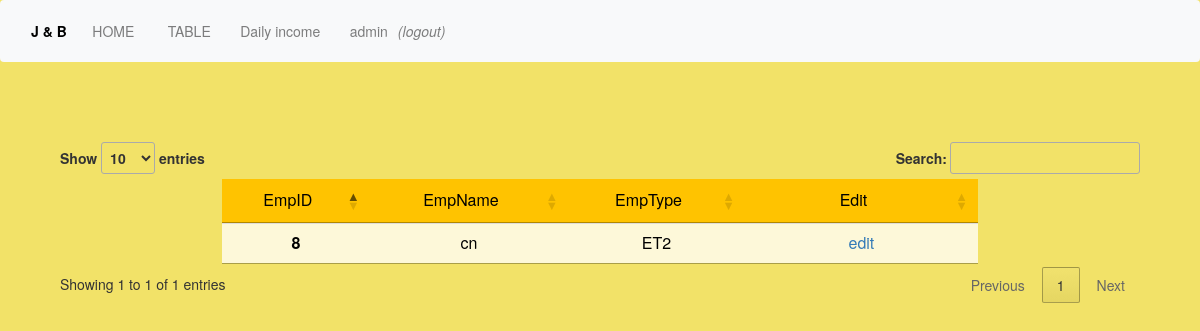
Screenshot of /edit-type.php (signed in) with the database file from the repository.
### tables this page shows
CREATE TABLE `employee` (
  `EmpID` int(3) NOT NULL,
  `TypeID` varchar(3) NOT NULL,
  `EmpName` varchar(50) DEFAULT NULL,
  `EmpAddress` varchar(50) DEFAULT NULL,
  `EmpTel` varchar(10) DEFAULT NULL,
  `username` varchar(20) DEFAULT NULL,
  `password` varchar(130) DEFAULT NULL
);

### edit-type.php (the view, shortened to what this page needs)
<?php
include 'connect.php';
?>
<html>
<head>
<link rel="stylesheet" href="https://maxcdn.bootstrapcdn.com/bootstrap/4.0.0-beta/css/bootstrap.min.css">
<link rel="stylesheet" href="https://maxcdn.bootstrapcdn.com/bootstrap/3.3.7/css/bootstrap.min.css">
<link rel="stylesheet" type="text/css" href="http://cdn.datatables.net/1.10.12/css/jquery.dataTables.css">
</head>
<body id="dt_example" style="background:#f2e268">
<nav class="navbar navbar-expand-lg navbar-light bg-light  fixed-top">
  <div class="collapse navbar-collapse" id="navbarSupportedContent">
    <ul class="navbar-nav mr-auto">
    <li class="nav-item ">
        <a class="nav-link" href="home.php" style="color:black"><b>J & B &nbsp;&nbsp;&nbsp; </b><span class="sr-only">(current)</span></a>
      </li>
      <li class="nav-item ">
        <a class="nav-link" href="home.php">HOME &nbsp;&nbsp;&nbsp; <span class="sr-only">(current)</span></a>
      </li>
      <li class="nav-item">
        <a class="nav-link" href="new.php"> &nbsp;&nbsp;TABLE &nbsp;&nbsp; </a>
      </li>
			<?php
			if(isset($_SESSION['empType']) && $_SESSION['empType']!=""){
				if($_SESSION["empType"] =="ET1" && $_SESSION["empType"] =="ET2"){ ?>
				<li class="nav-item">
					<a class="nav-link" href="checkBill.php"> &nbsp;&nbsp;Check Bill &nbsp;&nbsp; </a>
				</li>
				<?php } if($_SESSION["empType"] =="ET1"){ ?>
				<li class="nav-item">
					<a class="nav-link" href="daily.php"> &nbsp;&nbsp;Daily income &nbsp;&nbsp; </a>
				</li>
				<?php } } ?>
    <?php
      if(isset($_SESSION['name']) && $_SESSION['name']!=""){
        ?>
        <li class="nav-item">
        <a class="nav-link" href="home.php">&nbsp;&nbsp;<?=$_SESSION['name']?></a>
    </a></li>
       <li class="nav-item">
        <a class="nav-link" href="logout.php"><i>(logout)</i></a>
        </li>
      <?php } ?>
</ul>
  </div>
</nav>
<br>
		<div id="container" style="margin-left:5%; margin-right:5%">
			<br>
					<center>
					<div id="demo">
					<br>
					<table id="example" class="table table-striped "style="width:70%"  >
            <thead>
							<tr style="background-color:#FFC300;color:#000000">
								<td width="50" style="text-align:center">EmpID</td>
								<td width="80" style="text-align:center">EmpName</td>
								<td width="30" style="text-align:center">EmpType</td>
                                <td width="100" style="text-align:center">Edit</td>
							</tr>
						</thead>
						<tbody>
					  <?php
						$strSQL = "SELECT * FROM employee";
                        $result=$connect->query($strSQL);
						while($objResult=$result->fetch_assoc() ){
                            if($objResult['TypeID']!='ET1'){
					  ?>
					  <tr >
						<td style="text-align:center;background-color:#FDF8D9;color:#000000"><b><?php echo $objResult["EmpID"];?></b></td>
						<td style="text-align:center;background-color:#FDF8D9;color:#000000"><?php echo $objResult["EmpName"];?></td>
                        <td style="text-align:center;background-color:#FDF8D9;color:#000000"><?php echo $objResult["TypeID"];?></td>
            			<td style="text-align:center;background-color:#FDF8D9;color:#000000"><a href='edittype.php?EmpID=<?= $objResult["EmpID"]?>'>edit</td>
					  </tr>
					  <?php
                            }
                    }
					  ?>
					</table>
					</center>
    </body>
</html>

### rows the page displays
employee: EmpID "8", EmpName "cn", TypeID "ET2"

### other values shown
$_SESSION['name'] "admin"
